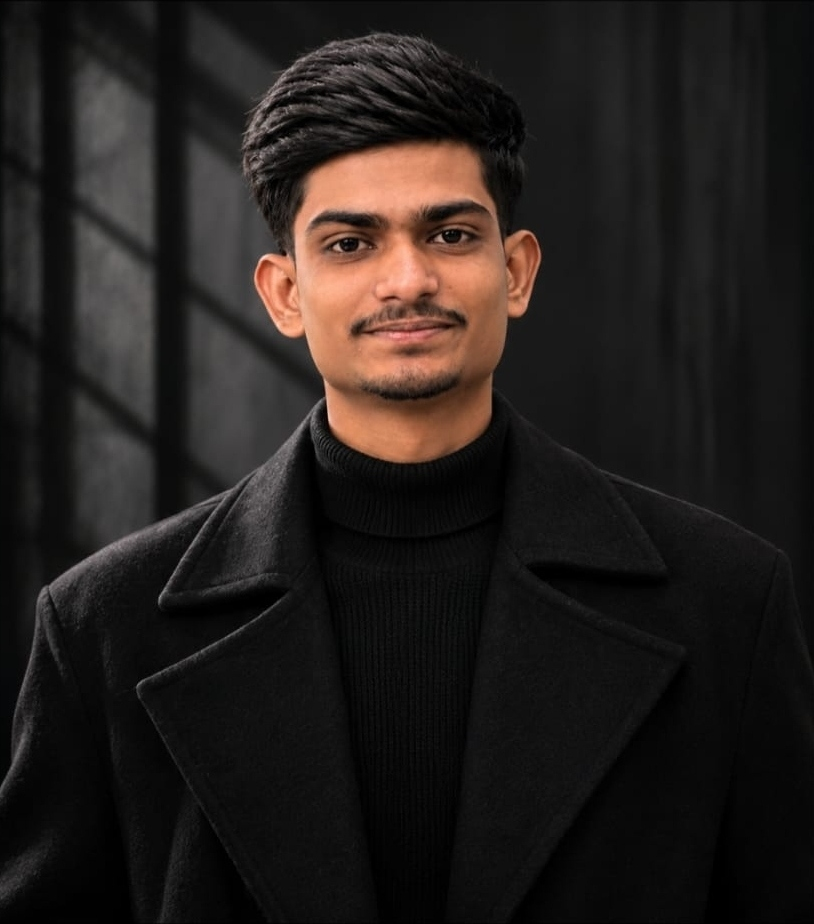
#> input picture scratch/pure_portrait_original.jpg, 814 x 924 px, found by its file name
$ python test_segmented_mask.py
#> lines starting #> are read from the running program, lines starting #| are printed output that depends on the picture; after the words box and inside, x2 and y2 are one past the last pixel; in counts of white or black regions, pixels touching at a corner belong together
import numpy as np
from PIL import Image
import skimage.filters
import skimage.segmentation
import skimage.morphology

photo = Image.open("scratch/pure_portrait_original.jpg").convert("RGB")
#> photo is the input picture: PIL image 814x924 RGB; mean R, G, B 36, 30.7, 28.4
w, h = photo.size
#> w = 814; h = 924
arr = np.array(photo)
gray = skimage.color.rgb2gray(arr)
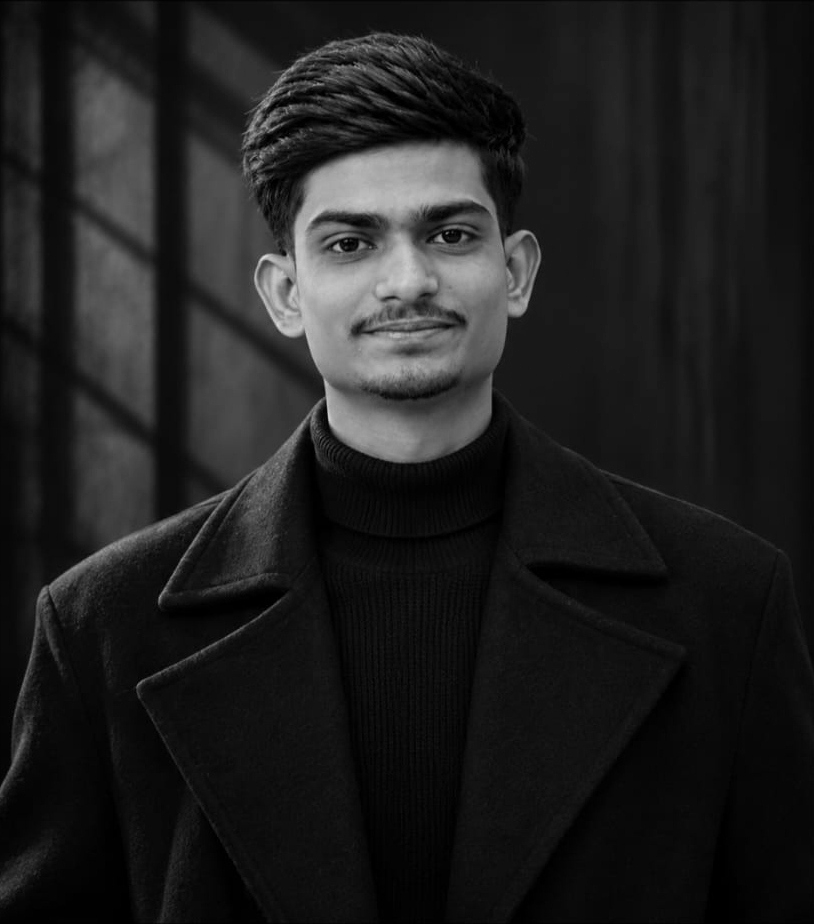
#> gray: shape (924, 814) float64; min 0, max 0.857, mean 0.124

# 1. Markers: 1 = Background, 2 = Foreground, 0 = Unknown
markers = np.zeros_like(gray, dtype=int)

# Background seeds:
markers[0:30, :] = 1 # top
markers[0:350, 0:180] = 1 # upper left window gobo
markers[0:350, 640:] = 1  # upper right dark charcoal
markers[350:, 0:25] = 1   # far left edge
markers[350:, 790:] = 1   # far right edge

# Foreground seeds:
markers[240:420, 360:460] = 2 # face
markers[60:180, 360:460] = 2  # hair center
markers[440:560, 380:450] = 2 # turtleneck
markers[580:850, 180:350] = 2 # left lapel & chest
markers[580:850, 470:640] = 2 # right lapel & chest
markers[620:850, 70:180] = 2  # left arm
markers[620:850, 640:760] = 2 # right arm

# Elevation map: Sobel filter
elevation = skimage.filters.sobel(gray)
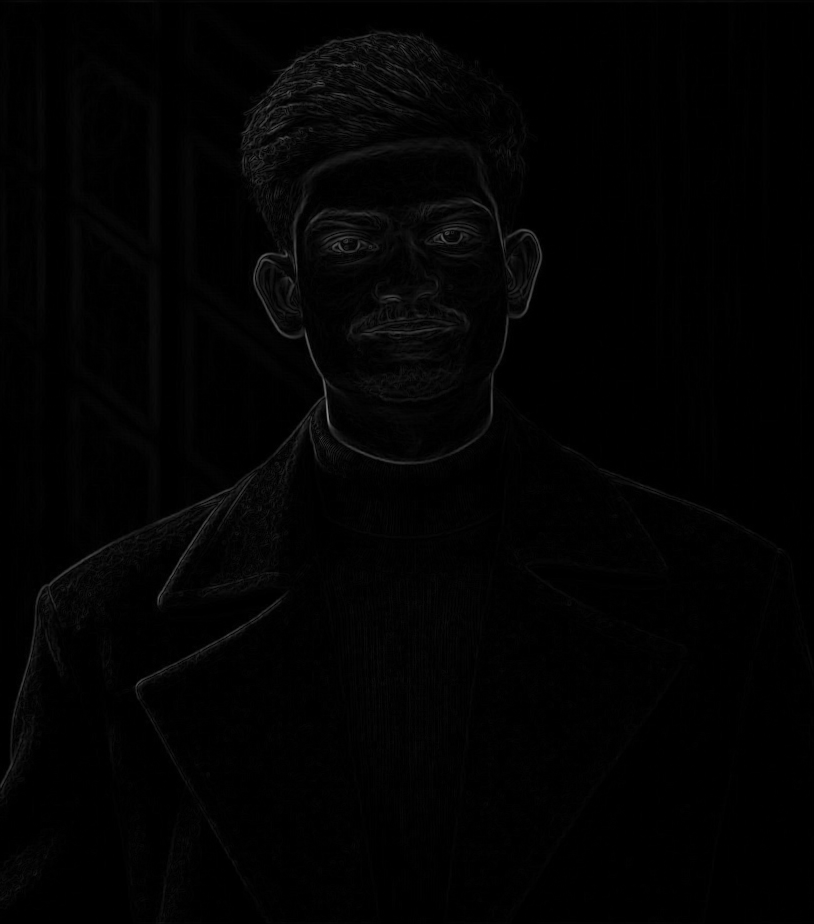
#> elevation: shape (924, 814) float64; min 0, max 0.534, mean 0.0115

# Watershed segmentation
seg = skimage.segmentation.watershed(elevation, markers)
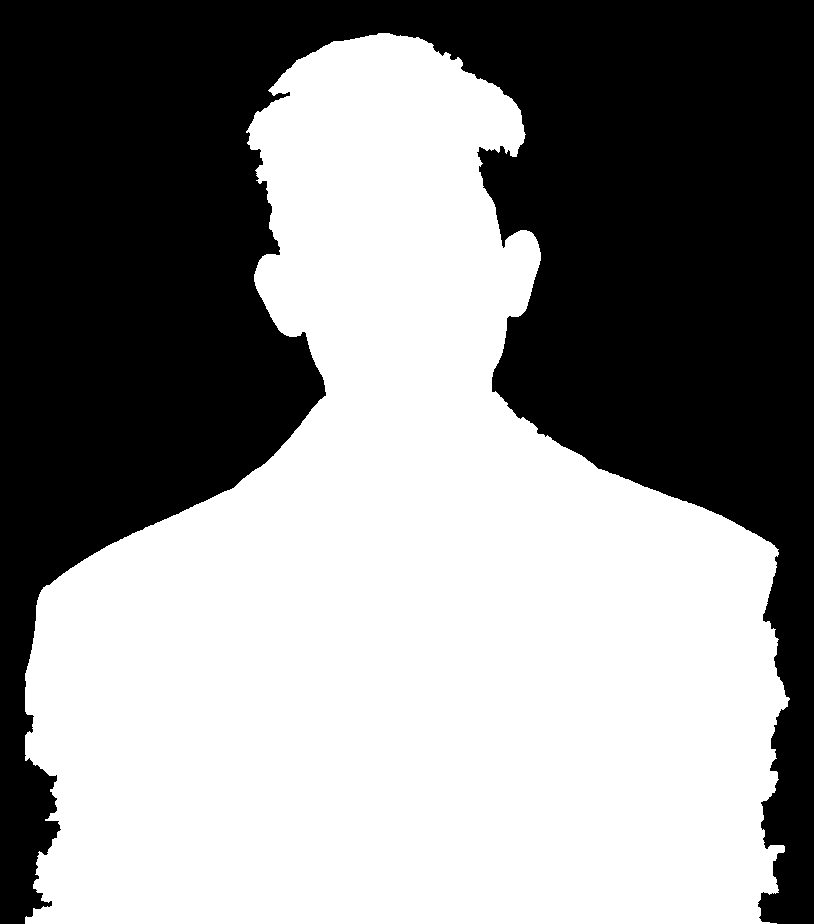
#> seg: shape (924, 814) int64; values 1 (black) and 2 (white), 55.1% white; 1 black region, box (x1, y1, x2, y2) and area: (0, 0, 814, 924) 337564
mask = (seg == 2)

# Fill holes
#> (the run stopped early here; a loop or call above may not have finished)

$ run again, with scratch/actual_portrait.jpg copied over scratch/pure_portrait_original.jpg
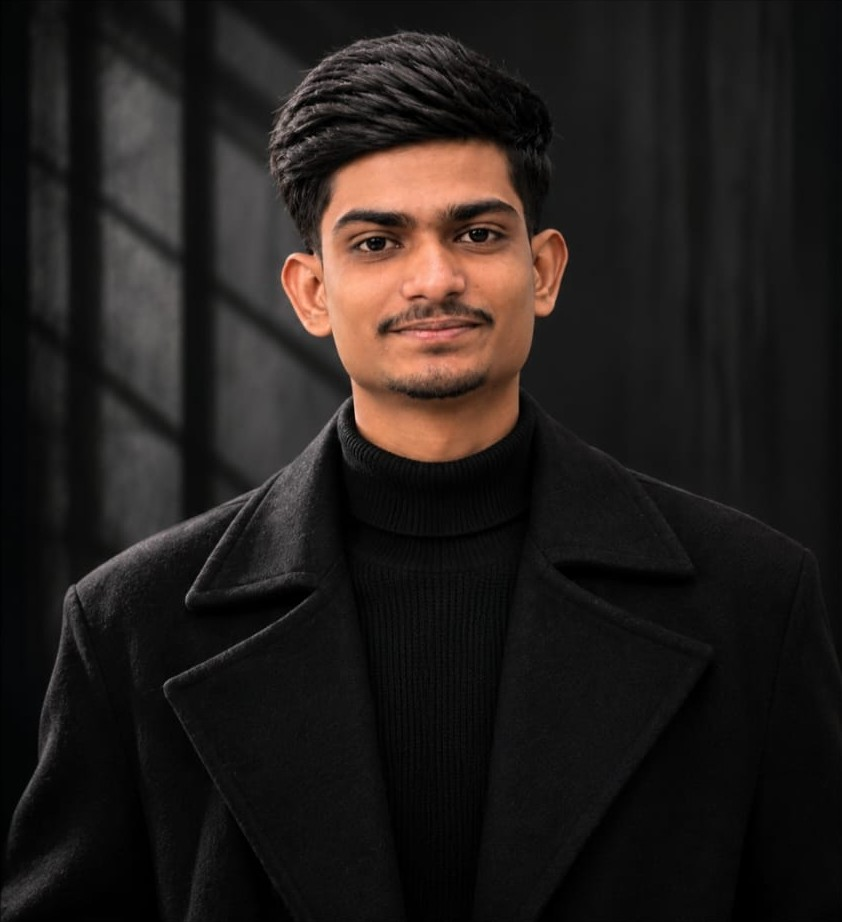
#> input picture scratch/actual_portrait.jpg, 842 x 922 px, found by its file name
#> photo is the input picture: PIL image 842x922 RGB; mean R, G, B 35.1, 30, 27.8
#> `elevation = skimage.filters.sobel(gray)`:
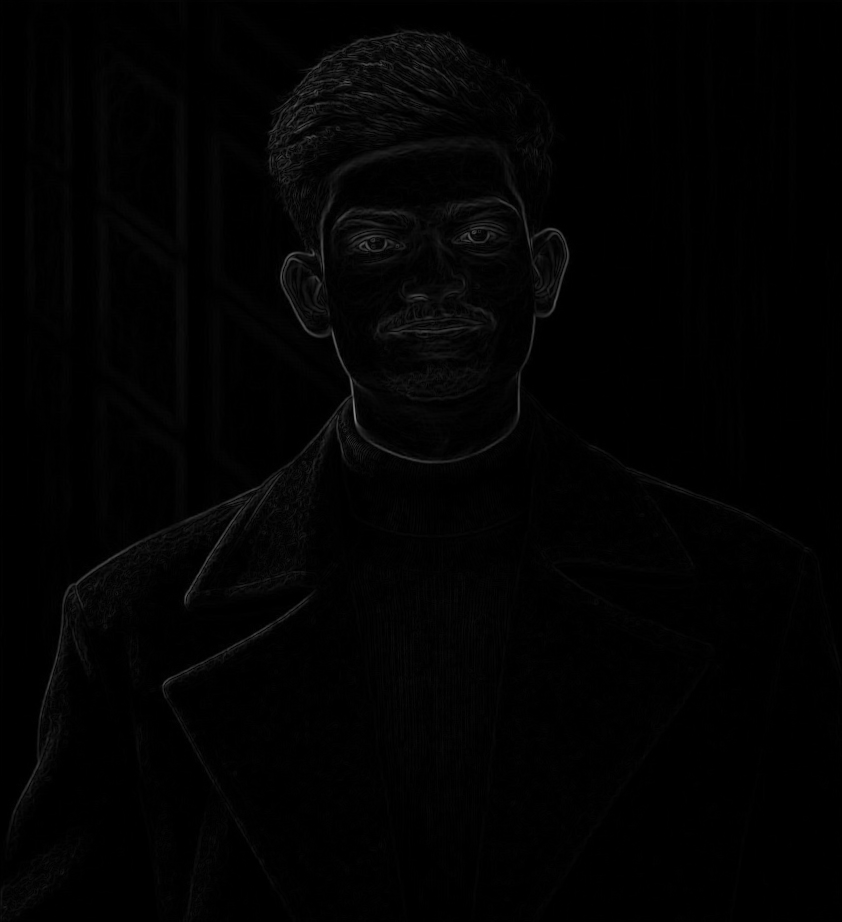
#> elevation: shape (922, 842) float64; min 0, max 0.542, mean 0.0111
#> `seg = skimage.segmentation.watershed(elevation, markers)`:
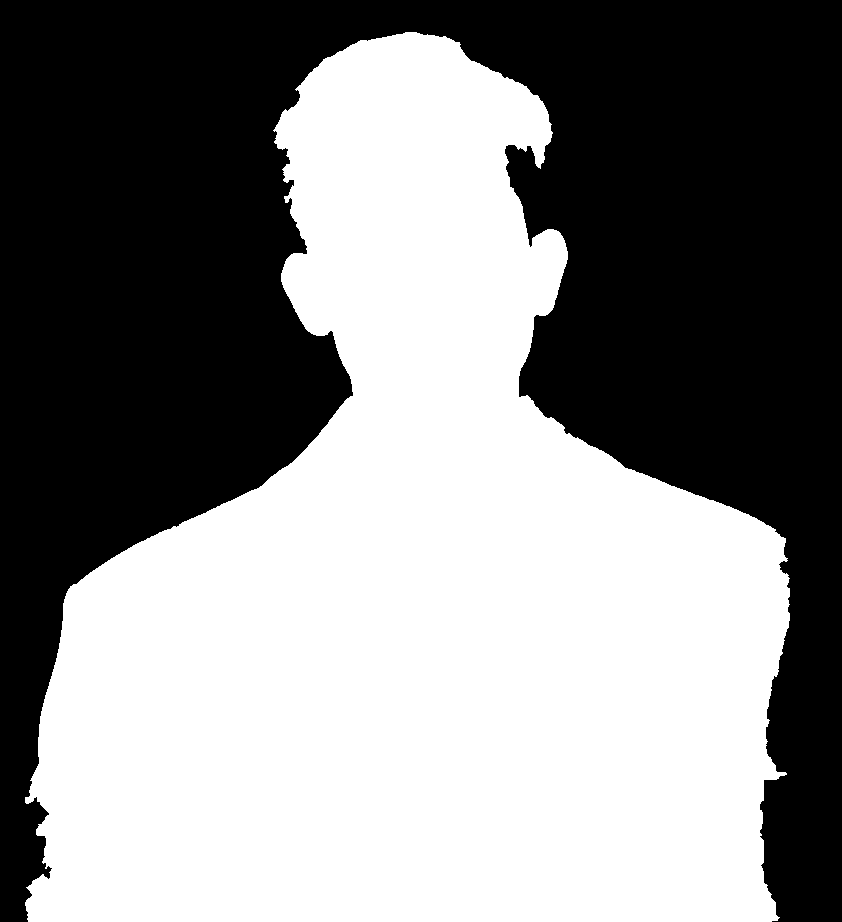
#> seg: shape (922, 842) int64; values 1 (black) and 2 (white), 52.9% white; 1 black region, box (x1, y1, x2, y2) and area: (0, 0, 842, 922) 365495

$ run again, with scratch/inner_photo.jpg copied over scratch/pure_portrait_original.jpg
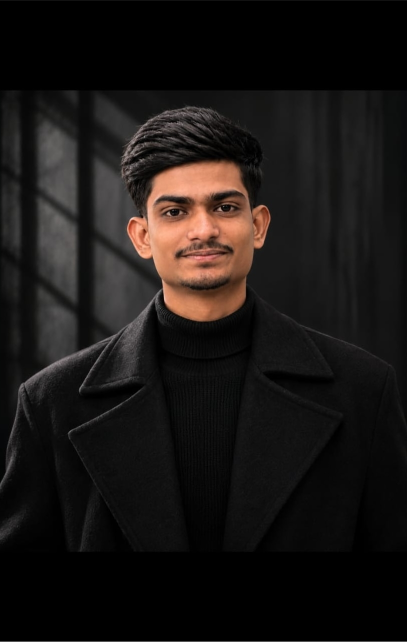
#> input picture scratch/inner_photo.jpg, 814 x 1284 px, found by its file name (shown at 1/2 size)
#> photo is the input picture: PIL image 814x1284 RGB; mean R, G, B 26.1, 22.3, 20.6
#> `elevation = skimage.filters.sobel(gray)`:
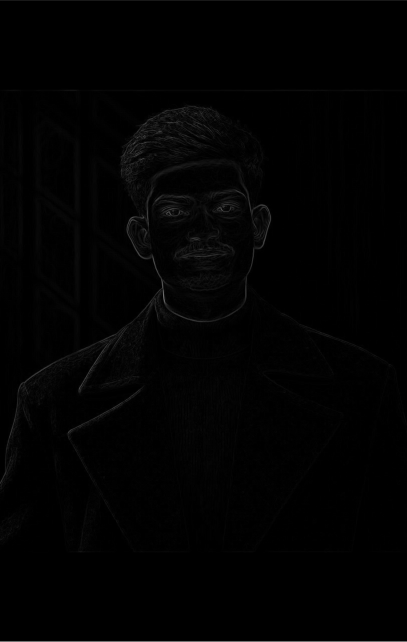
#> elevation: shape (1284, 814) float64 (shown at 1/2 size); min 0, max 0.535, mean 0.00909
#> `seg = skimage.segmentation.watershed(elevation, markers)`:
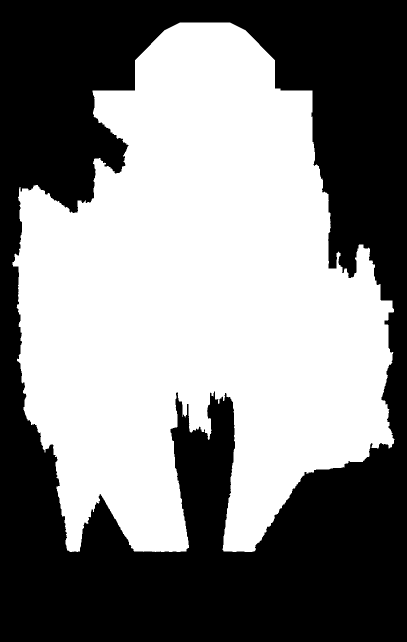
#> seg: shape (1284, 814) int64 (shown at 1/2 size); values 1 (black) and 2 (white), 51.2% white; 1 black region, box (x1, y1, x2, y2) and area: (0, 0, 814, 1284) 509968

$ run again, with scratch/profile_pic_git.jpg copied over scratch/pure_portrait_original.jpg
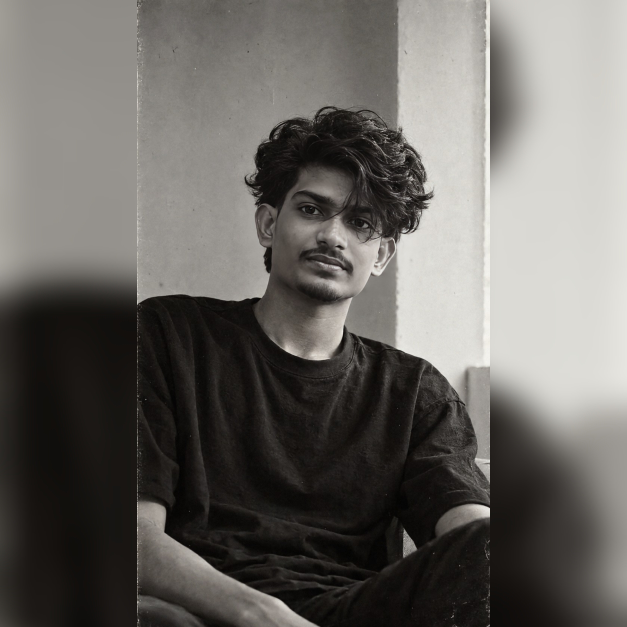
#> input picture scratch/profile_pic_git.jpg, 1254 x 1254 px, found by its file name (shown at 1/2 size)
#> photo is the input picture: PIL image 1254x1254 RGB; mean R, G, B 105.5, 102.6, 98.5
#> `elevation = skimage.filters.sobel(gray)`:
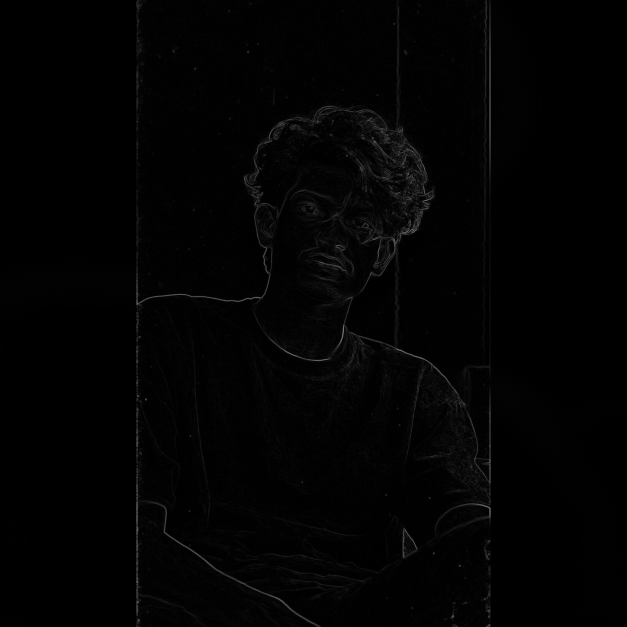
#> elevation: shape (1254, 1254) float64 (shown at 1/2 size); min 0, max 0.59, mean 0.0113
#> `seg = skimage.segmentation.watershed(elevation, markers)`:
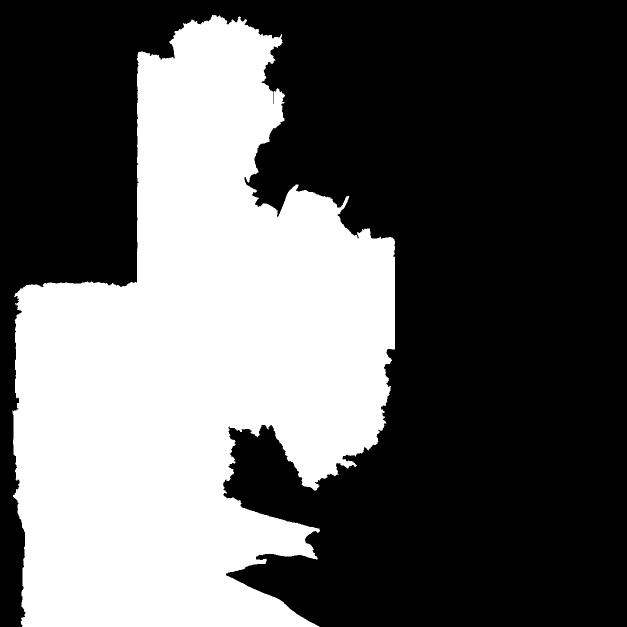
#> seg: shape (1254, 1254) int64 (shown at 1/2 size); values 1 (black) and 2 (white), 37.5% white; 1 white region, box (x1, y1, x2, y2) and area: (25, 30, 790, 1254) 590156
